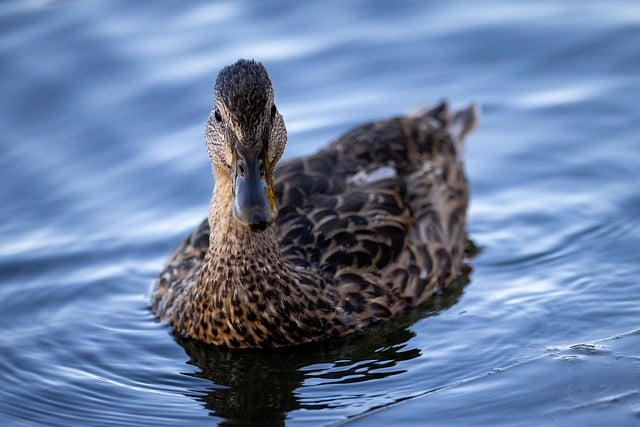
#> input picture original_image.png, 640 x 427 px
$ python DWT_test1.py
#> lines starting #> are read from the running program, lines starting #| are printed output that depends on the picture
import numpy as np
import pywt
from PIL import Image
import hashlib


def dwt2(image):
    """2차원 DWT 변환을 수행하여 LL, LH, HL, HH 대역으로 분해"""
    coeffs = pywt.dwt2(image, 'haar')
    cA, (cH, cV, cD) = coeffs
    return cA, cH, cV, cD


def idwt2(cA, cH, cV, cD):
    """LL, LH, HL, HH 대역을 사용하여 IDWT 변환을 수행하여 원본 이미지를 복원"""
    coeffs = (cA, (cH, cV, cD))
    image = pywt.idwt2(coeffs, 'haar')
    return image


def text_to_binary(text):
    """텍스트를 바이너리 비트 시퀀스로 변환"""
    return ''.join(format(ord(char), '08b') for char in text)


def insert_watermark_LL(cA, binary_hash, alpha=0.01):
    """LL 대역에 해시 값을 삽입"""
    flat_cA = cA.flatten()
    hash_len = len(binary_hash)

    for i in range(hash_len):
        if i < len(flat_cA):
            flat_cA[i] += alpha * int(binary_hash[i])

    cA = flat_cA.reshape(cA.shape)
    return cA


# 원본 이미지 로드 및 회색조 변환
image = Image.open('original_image.png').convert('L')
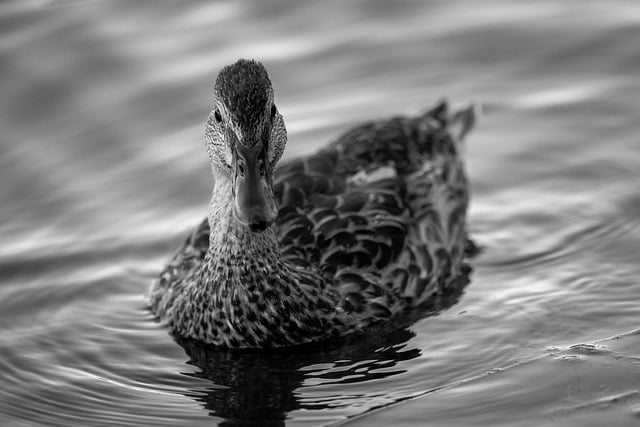
#> image: PIL image 640x427 L; min 0, max 254, mean 124
image = np.array(image, dtype=np.float32)
#> image: shape (427, 640) float32

# 해시 값 생성 (예: 이미지 파일의 SHA-256 해시)
hash_value = hashlib.sha256(image.tobytes()).hexdigest()
print('해쉬값 : ',hash_value)
#| 해쉬값 :  a83336cfd0b1d814a8d7ed99ec2f48186e87d8617205eeced11c89b3cc0f89c3

# 해시 값을 바이너리 비트 시퀀스로 변환
binary_hash = text_to_binary(hash_value)
print('이진값 : ',binary_hash)
#> (printed output is left out)

# DWT 변환
cA, cH, cV, cD = dwt2(image)
#> in dwt2, `cA, (cH, cV, cD) = coeffs`:
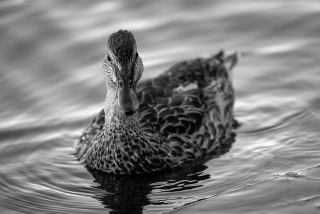
#> cA: shape (214, 320) float32; min 0, max 488.5, mean 247.9; drawn with min black and max white
#> in dwt2, `cA, (cH, cV, cD) = coeffs`:
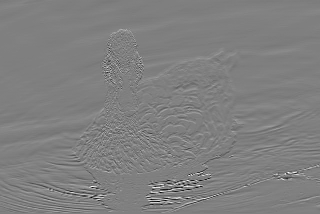
#> cH: shape (214, 320) float32; min -150.5, max 149.5, mean 0.1; drawn with min black and max white
#> in dwt2, `cA, (cH, cV, cD) = coeffs`:
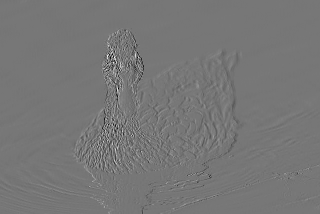
#> cV: shape (214, 320) float32; min -134, max 153, mean 0; drawn with min black and max white
#> in dwt2, `cA, (cH, cV, cD) = coeffs`:
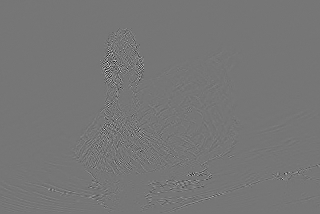
#> cD: shape (214, 320) float32; min -63.5, max 73, mean 0; drawn with min black and max white

# LL 대역에 해시 값 삽입
cA = insert_watermark_LL(cA, binary_hash)

# IDWT 변환을 통해 워터마크가 삽입된 이미지 생성
watermarked_image = idwt2(cA, cH, cV, cD)
#> in idwt2, `image = pywt.idwt2(coeffs, 'haar')`:
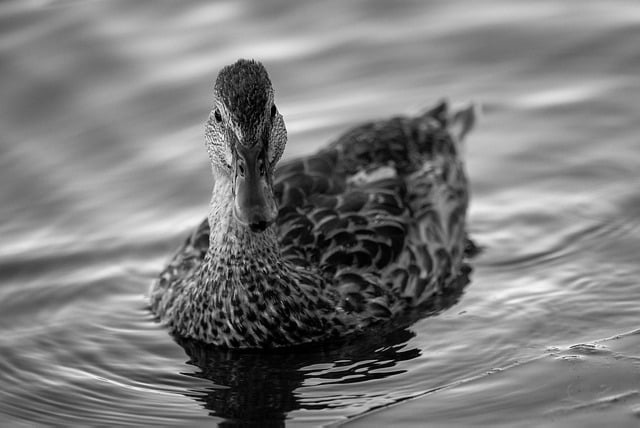
#> image: shape (428, 640) float32; min -2.71e-06, max 254, mean 123.9; drawn with min black and max white
watermarked_image = np.clip(watermarked_image, 0, 255)
watermarked_image = Image.fromarray(watermarked_image.astype(np.uint8))
#> watermarked_image: PIL image 640x428 L

# 워터마크가 삽입된 이미지 저장
watermarked_image.save('watermarked_image.png')
